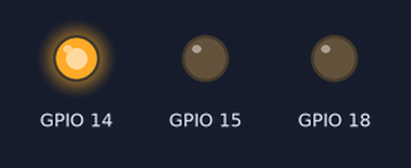
The program below on a simulated Raspberry Pi (BCM pin numbers). On the bench: output pins drawn as LEDs (lit = HIGH).

Above: at 0.05 s.
At 1.45 s:
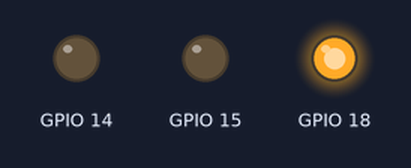
At 2.85 s:
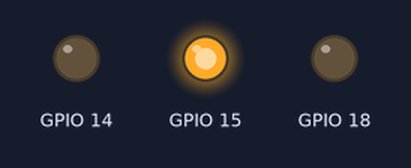
Timing chart, 0 to 3.1 s (numbered marks = the images above):
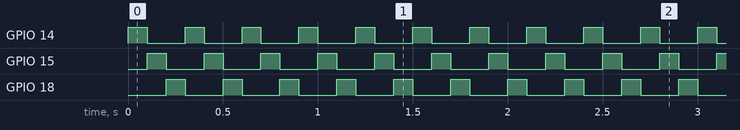

Measured:
- by itself, GPIO 14, GPIO 15, GPIO 18: alternates HIGH for 0.10 s and LOW for 0.20 s

The program:

blink2.py
```python
import RPi.GPIO as GPIO
import time

try:
	# Set up the GPIO channels
	GPIO.setmode(GPIO.BCM)
	GPIO.setup(14, GPIO.OUT)
	GPIO.setup(15, GPIO.OUT)
	GPIO.setup(18, GPIO.OUT)

	t = 0.1
	# Output to pin 12
	while True:
		GPIO.output(14,True)
		GPIO.output(15,False)
		GPIO.output(18,False)
		time.sleep(t)
		GPIO.output(14,False)
		GPIO.output(15,True)
		GPIO.output(18,False)
		time.sleep(t)
		GPIO.output(14,False)
		GPIO.output(15,False)
		GPIO.output(18,True)
		time.sleep(t)

except KeyboardInterrupt:
	GPIO.cleanup()
```
